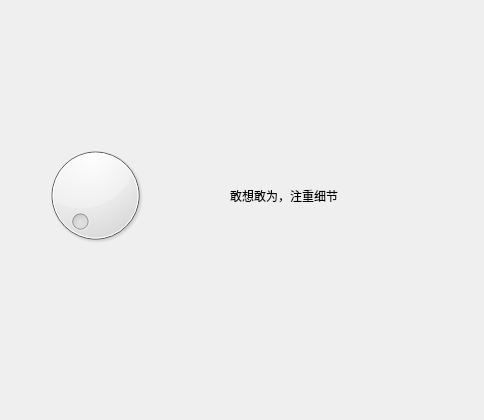
<?xml version="1.0" encoding="UTF-8"?>
<ui version="4.0">
 <class>Form</class>
 <widget class="QWidget" name="Form">
  <property name="geometry">
   <rect>
    <x>0</x>
    <y>0</y>
    <width>484</width>
    <height>420</height>
   </rect>
  </property>
  <property name="windowTitle">
   <string>Form</string>
  </property>
  <widget class="QDial" name="dial">
   <property name="geometry">
    <rect>
     <x>30</x>
     <y>140</y>
     <width>131</width>
     <height>111</height>
    </rect>
   </property>
  </widget>
  <widget class="QLabel" name="label">
   <property name="geometry">
    <rect>
     <x>230</x>
     <y>90</y>
     <width>181</width>
     <height>211</height>
    </rect>
   </property>
   <property name="text">
    <string>敢想敢为，注重细节</string>
   </property>
  </widget>
 </widget>
 <resources/>
 <connections/>
</ui>
